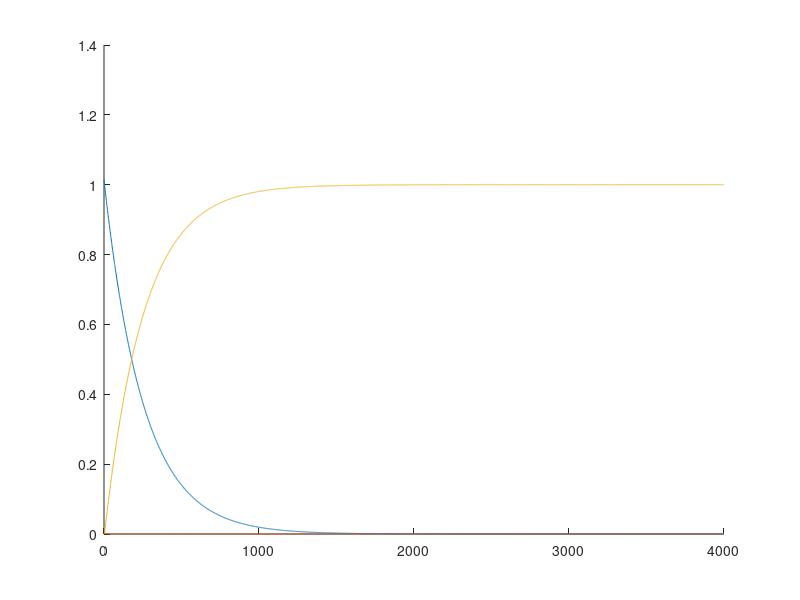

Source code (MATLAB): (Note: this script raises an error after producing the figure.)
% Jon Newman
% Minimum aquisition time for ADS8331 driving configuration

% Passive elements
r1 = 240;                       % ohms
cin = 1e-9;                     % farad
r2 = 90;                        % ohms
c2 = 40e-12;                    % farad

% Time constants
c1 = cin + 0.012e-9;            % farad;
a = r1*c1;                      % sec
b = r1*c2;                      % sec
c = r2*c2;                      % sec

% Analytical parameters
w = sqrt(1/(a*c));              % Hz
e = (a + b + c)/(2*a*c*w);      % unitless
t1 = 1/(w*(e-sqrt(e^2 - 1)));   % sec
t2 = 1/(w*(e+sqrt(e^2 - 1)));   % sec

% Rise-time solutions
tmax = 4000;                    % ns
t = (0:1:tmax)/1e9;
k1 = ((e + sqrt(e^2 - 1))/(2*sqrt(e^2 - 1))).*exp(-t/t1);
k2 = ((e - sqrt(e^2 - 1))/(2*sqrt(e^2 - 1))).*exp(-t/t2);
A = 1 - (k1 - k2);
A2 = 1 - k1;

% Max allowable offset
n = 16;                         % bits
er = 1/(2^(n+1));
tacq = (1/(w*(e - sqrt(e^2 - 1))))*((n+1)*log(2)*((e + sqrt(e^2 - 1))/(2*sqrt(e^2 - 1))));

% Figure
close all
figure
hold all
plot(1e9*t,k1)
plot(1e9*t,k2)
plot(1e9*t,A)
plot(1e9*t,A2,:)
plot(1e9*tacq,1-er,'k*')
plot(1e9*[0 t(end)],[1-er 1-er],'k:')
legend('k1','k2','A(t)','A2(t)',['tacq = ' num2str(1e6*tacq) ' \mus'],'Location','best')
text(100,1.1,['f_{-3dB} = ' num2str(1/(2*pi*r1*c1*1000)) ' kHz'])
title(['R_1 = ' num2str(r1) ' \Omega and ' 'C_1 = ' num2str(cin) ' nF'])
xlabel('Time (ns)')
ylabel('Amplitude (normalized)')
set(gca,'Tickdir','out')
saveas(gcf,['acq-time_R1-' num2str(r1) '_C1-' num2str(cin) '-nF'])
export_fig('-pdf','-transparent',['acq-time_R1-' num2str(r1) '_C1-' num2str(cin) '-nF'],gcf)

